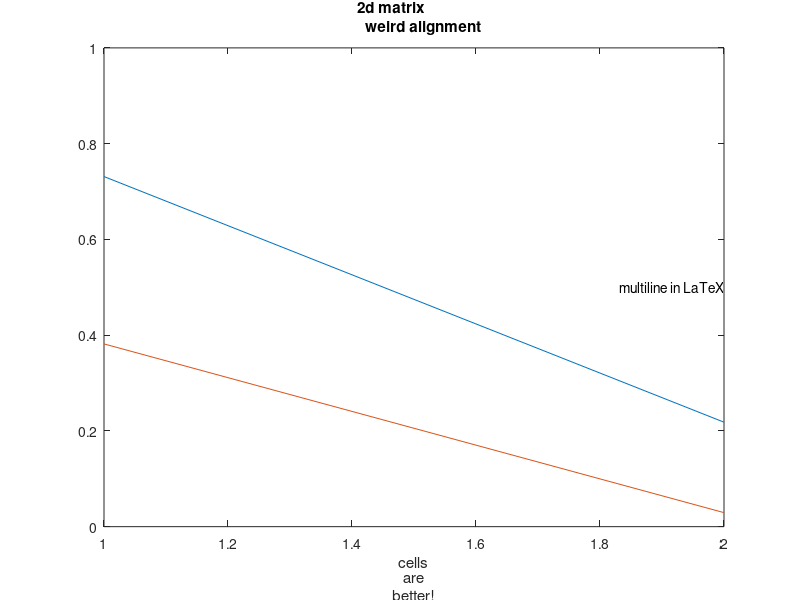

Reproduce this figure in MATLAB. (Note: this script raises an error after producing the figure.)
%% Preamble -- not to appear in userguide
hfig = figure;
set(hfig,'units','centimeters','NumberTitle','off','Name','ex10');
pos = get(hfig,'position');
set(hfig,'position',[pos(1:2),6,5]);
%% Everything below appears in userguide
plot(rand(2));
axis([1 2 0 1]);
title(['2d matrix           ';'     weird alignment']);
xlabel({'cells';'are';'better!'});
text(2,0.5,'multiline in LaTeX','HorizontalAlignment',...
  'right','UserData',['matlabfrag:\begin{tabular}',...
  '{@{}r@{}}multiline\\in\\\LaTeX\end{tabular}']);
%% The following is excluded from userguide
matlabfrag('graphics/ex10');